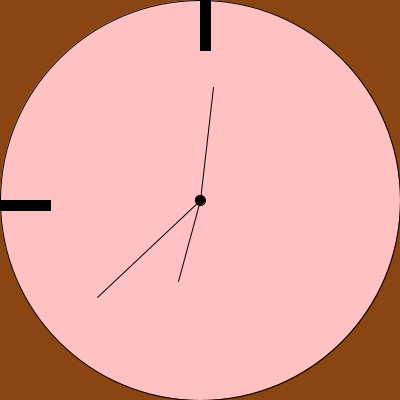
Frame 1 (no input)
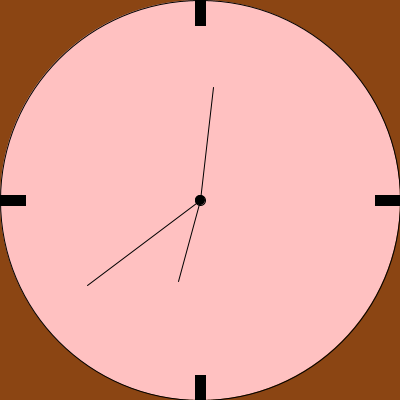
Frame 60 (the mouse pressed at the canvas centre just before this capture)
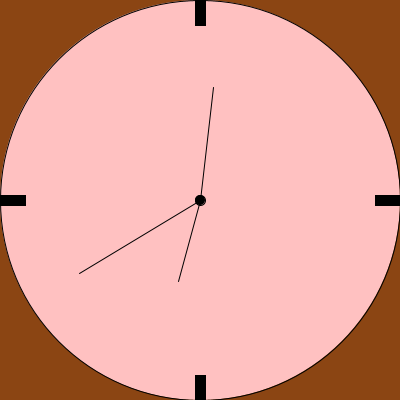
Frame 120 (the mouse held since frame 60 and released just before this capture)

The Processing sketch that drew these frames (run headless with seeded random() and noise(); from frame 60 on, the mouse is pressed at the canvas centre):

// Processing sketch: processing_169772
// ── processing_169772.pde

void setup ()
{
size(400, 400);
//ellipse (400, 400);
}
void draw()
{
background(139, 69, 19);
fill(255, 193, 193);
ellipse (200, 200, 400, 400);
fill(0);

ellipse (200, 200, 10, 10);
//fill (0);
fill (0);
rect (200, 0, 10, 50);
rect (400, 200, 50, 10);
rect (200, 400, 10, 50);
rect (0, 200, 50, 10);
//fill (0);

//ellipse rectMode(CENTER);
stroke (0);
//ellipse (200, 200);

float sekunde = map(second(),0,59,0,2*PI);

pushMatrix();
translate (width/2, height/2);
rotate(sekunde);
rectMode(CENTER);
line(0, 0, 100, 100); 
popMatrix();

float minute1=map( minute(), 0, 59, 0, 2*PI);

pushMatrix();
translate(width/2, height/2);
rotate (minute1);
rectMode(CENTER);
line (0, 0, 80, 80);
popMatrix();

float hour1=map(hour(), 0, 24, 0, 2*PI);
pushMatrix();
translate(width/2, height/2);
rotate (hour1);
rectMode(CENTER);
line (0, 0, 60, 60);
popMatrix();

}
